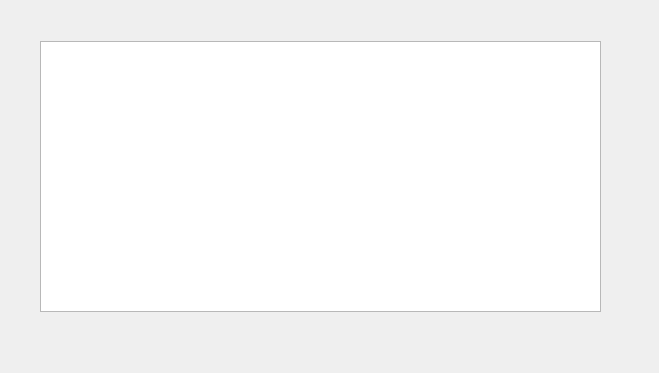
<?xml version="1.0" encoding="UTF-8"?>
<ui version="4.0">
 <class>dlgProcessTree</class>
 <widget class="QDialog" name="dlgProcessTree">
  <property name="geometry">
   <rect>
    <x>0</x>
    <y>0</y>
    <width>659</width>
    <height>373</height>
   </rect>
  </property>
  <property name="windowTitle">
   <string>Dialog</string>
  </property>
  <widget class="QTreeView" name="treeProcessItmes">
   <property name="geometry">
    <rect>
     <x>40</x>
     <y>41</y>
     <width>561</width>
     <height>271</height>
    </rect>
   </property>
   <property name="editTriggers">
    <set>QAbstractItemView::NoEditTriggers</set>
   </property>
   <property name="indentation">
    <number>30</number>
   </property>
   <property name="rootIsDecorated">
    <bool>false</bool>
   </property>
  </widget>
 </widget>
 <resources/>
 <connections/>
</ui>
